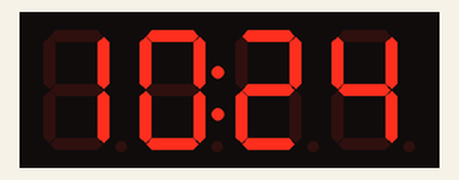
The sketch below on a simulated Arduino Uno, built with avr-gcc and run on an emulated ATmega328P. Shown: 4-digit seven-segment display. The local clock reads 2024-03-15 10:24:30 at power-on unless the sketch sets it; what the sketch prints to the serial monitor is not drawn.

Above: at 0.1 s.
At 63.3 s:
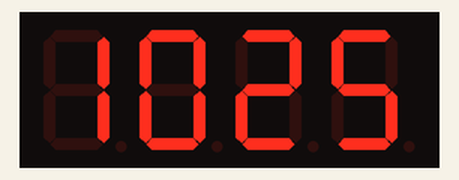
At 128.5 s:
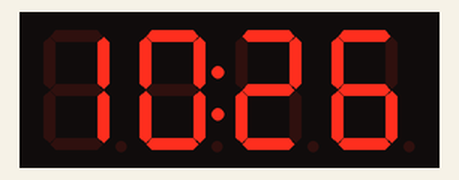

The sketch:

7_seg_display_clock.ino
```cpp
// script to use an 7 seg display combined with an DS1307 rtc by Krypt0n

#include <Wire.h>
#include <Adafruit_GFX.h>
#include <RTClib.h>
#include "Adafruit_LEDBackpack.h"


// define if you wanna have 24 hours or 12
#define TIME_24_HOUR      false

#define DISPLAY_ADDRESS   0x70


Adafruit_7segment clockDisplay = Adafruit_7segment();
RTC_DS1307 rtc = RTC_DS1307();


int hours = 0;
int minutes = 0;
int seconds = 0;


bool blinkColon = false;


void setup() {


  Serial.begin(115200);
  Serial.println("Clock starting!");

  clockDisplay.begin(DISPLAY_ADDRESS);

  rtc.begin();

  bool setClockTime = !rtc.isrunning();

  if (setClockTime) {
    Serial.println("Setting DS1307 time!");

    rtc.adjust(DateTime(F(__DATE__), F(__TIME__)));

  }
}

void loop() {

  if (minutes == 0) {

    DateTime now = rtc.now();

    Serial.print("Read date & time from DS1307: ");
    Serial.print(now.year(), DEC);
    Serial.print('/');
    Serial.print(now.month(), DEC);
    Serial.print('/');
    Serial.print(now.day(), DEC);
    Serial.print(' ');
    Serial.print(now.hour(), DEC);
    Serial.print(':');
    Serial.print(now.minute(), DEC);
    Serial.print(':');
    Serial.print(now.second(), DEC);
    Serial.println();

    hours = now.hour();
    minutes = now.minute();
  }

  int displayValue = hours*100 + minutes;

  if (!TIME_24_HOUR) {

    if (hours > 12) {
      displayValue -= 1200;
    }

    else if (hours == 0) {
      displayValue += 1200;
    }
  }


  clockDisplay.print(displayValue, DEC);


  if (TIME_24_HOUR && hours == 0) {

    clockDisplay.writeDigitNum(1, 0);

    if (minutes < 10) {
      clockDisplay.writeDigitNum(3, 0);
    }
  }


  blinkColon = !blinkColon;
  clockDisplay.drawColon(blinkColon);

  clockDisplay.writeDisplay();


  delay(1000);


  seconds += 1;

  if (seconds > 59) {
    seconds = 0;
    minutes += 1;


    if (minutes > 59) {
      minutes = 0;
      hours += 1;

      if (hours > 23) {
        hours = 0;
      }
    }
  }


}
```
